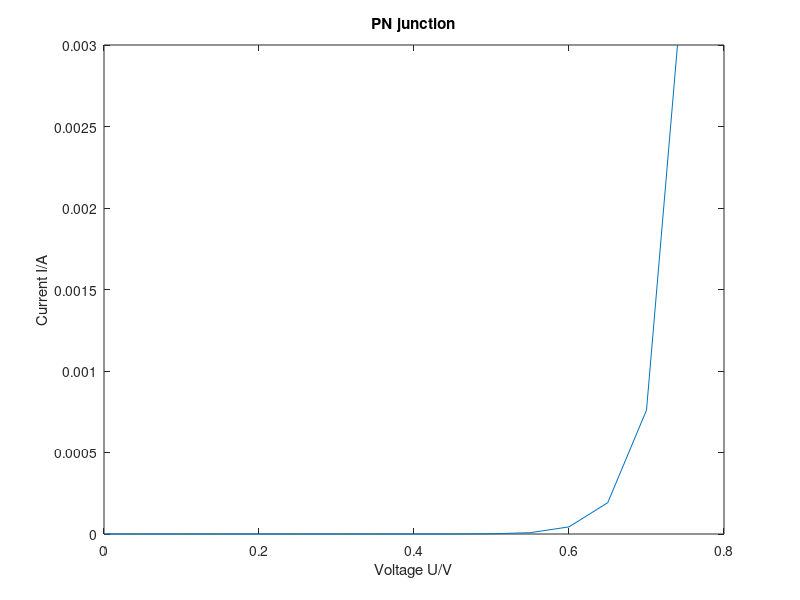

MATLAB code to generate this figure:
% Voltages
U = [0 0.050 0.1 0.15 0.2 0.25 0.3 0.35 0.4 0.45 0.5 0.55 0.6 0.65 0.7 0.74];
% Currents
I = [30e-9 29.8e-9 30.1e-9 31.1e-9 31.9e-9 32.7e-9 33.8e-9 35.9e-9 43.3e-9 87.9e-9 1.27e-6 8.14e-6 43.69e-6 192e-6 0.76e-3 3e-3];

plot(U, I);
xlabel('Voltage U/V');
ylabel('Current I/A');
title('PN junction');